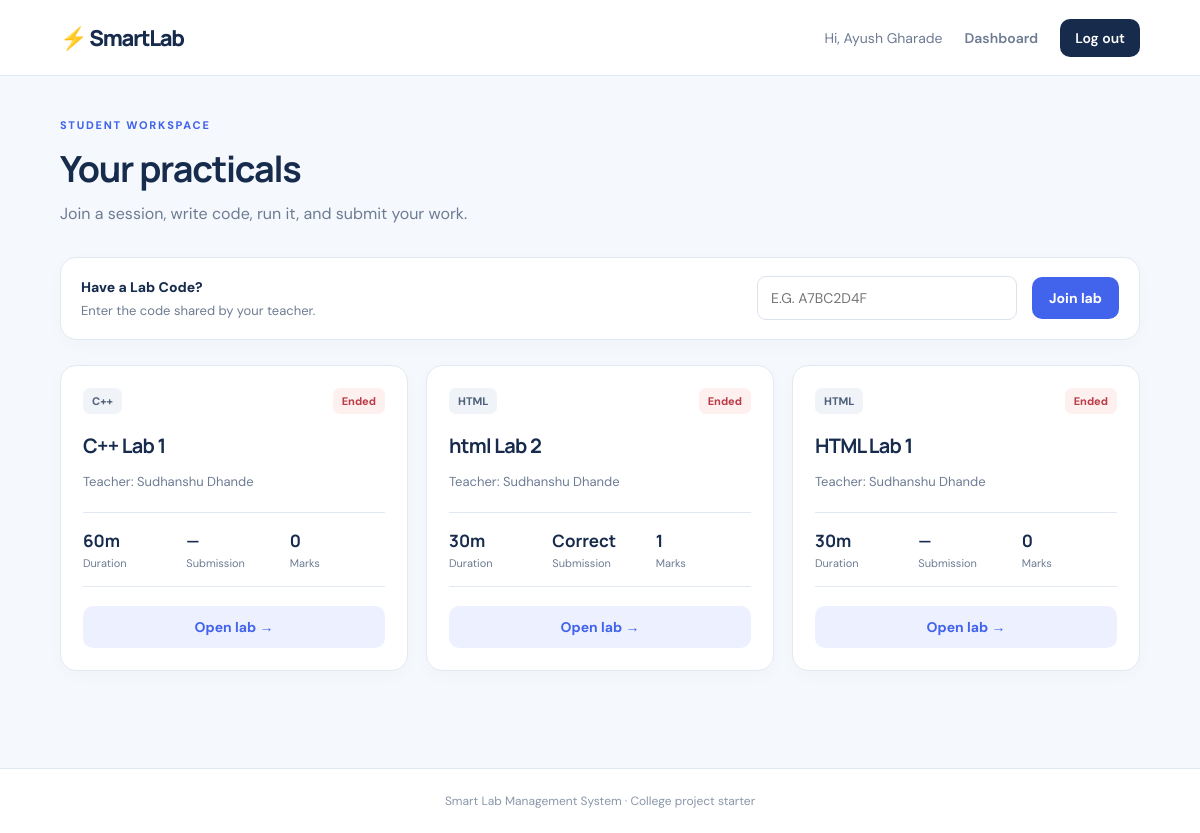
/student (signed in), run on the app's committed database.
### tables this page shows
CREATE TABLE labs (
            id INTEGER PRIMARY KEY AUTOINCREMENT,
            teacher_id INTEGER NOT NULL REFERENCES users(id),
            lab_code TEXT NOT NULL UNIQUE,
            name TEXT NOT NULL,
            language TEXT NOT NULL,
            duration_minutes INTEGER NOT NULL,
            created_at TEXT NOT NULL,
            ends_at TEXT NOT NULL,
            is_active INTEGER NOT NULL DEFAULT 1
        );

CREATE TABLE users (
            id INTEGER PRIMARY KEY AUTOINCREMENT,
            name TEXT NOT NULL,
            email TEXT NOT NULL UNIQUE,
            password_hash TEXT NOT NULL,
            role TEXT NOT NULL CHECK(role IN ('teacher','student')),
            teacher_code TEXT UNIQUE,
            teacher_id INTEGER REFERENCES users(id),
            created_at TEXT NOT NULL
        );

CREATE TABLE submissions (
            id INTEGER PRIMARY KEY AUTOINCREMENT,
            lab_id INTEGER NOT NULL REFERENCES labs(id),
            student_id INTEGER NOT NULL REFERENCES users(id),
            code TEXT NOT NULL,
            language TEXT NOT NULL,
            output TEXT NOT NULL DEFAULT '',
            run_success INTEGER NOT NULL DEFAULT 0,
            status TEXT NOT NULL DEFAULT 'Pending',
            marks INTEGER NOT NULL DEFAULT 0,
            teacher_feedback TEXT NOT NULL DEFAULT '',
            submitted_at TEXT NOT NULL,
            UNIQUE(lab_id, student_id)
        );

### app.py (the view)
@app.route("/student")
@login_required("student")
def student_dashboard():
    with get_db() as db:
        labs = db.execute("""
            SELECT l.*, u.name AS teacher_name,
            s.status AS submission_status, s.marks AS marks
            FROM labs l JOIN lab_students ls ON ls.lab_id=l.id
            JOIN users u ON u.id=l.teacher_id
            LEFT JOIN submissions s ON s.lab_id=l.id AND s.student_id=?
            WHERE ls.student_id=? ORDER BY l.id DESC
        """, (session["user_id"], session["user_id"])).fetchall()
    return render_template("student_dashboard.html", labs=labs, now=now())

### app.py (called while the page is built)
def get_db():
    conn = sqlite3.connect(DB_PATH)
    conn.row_factory = sqlite3.Row
    conn.execute("PRAGMA foreign_keys = ON")
    return conn

def now():
    return datetime.now()

def login_required(role=None):
    def decorator(fn):
        @wraps(fn)
        def wrapper(*args, **kwargs):
            if "user_id" not in session:
                flash("Please log in first.", "warning")
                return redirect(url_for("login"))
            if role and session.get("role") != role:
                abort(403)
            return fn(*args, **kwargs)
        return wrapper
    return decorator

### templates/student_dashboard.html (shortened to what this page needs)
{% extends "base.html" %}
{% block content %}
<div class="page-heading">
  <div><span class="eyebrow">STUDENT WORKSPACE</span><h1>Your practicals</h1><p>Join a session, write code, run it, and submit your work.</p></div>
</div>
<form method="post" action="{{ url_for('join_lab') }}" class="join-form panel">
  <div><label for="lab_code">Have a Lab Code?</label><p class="muted">Enter the code shared by your teacher.</p></div>
  <input id="lab_code" name="lab_code" required maxlength="8" placeholder="e.g. A7BC2D4F" autocomplete="off">
  <button class="button primary" type="submit">Join lab</button>
</form>
{% if labs %}
<div class="lab-grid">
{% for lab in labs %}
  <article class="panel lab-card">
    <div class="card-top"><span class="language-tag">{{ lab.language }}</span><span class="badge {{ 'active' if lab.is_active and now.isoformat() < lab.ends_at else 'closed' }}">{{ 'Active' if lab.is_active and now.isoformat() < lab.ends_at else 'Ended' }}</span></div>
    <h2>{{ lab.name }}</h2><p class="muted">Teacher: {{ lab.teacher_name }}</p>
    <div class="lab-metrics"><div><strong>{{ lab.duration_minutes }}m</strong><span>Duration</span></div><div><strong>{{ lab.submission_status or '—' }}</strong><span>Submission</span></div><div><strong>{{ lab.marks or 0 }}</strong><span>Marks</span></div></div>
    <a class="button secondary full" href="{{ url_for('student_lab', lab_id=lab.id) }}">Open lab →</a>
  </article>
{% endfor %}
</div>
{% else %}
<div class="empty-state panel"><div class="empty-icon">⌘</div><h2>No labs joined yet</h2><p>Enter the Lab Code your teacher shared above.</p></div>
{% endif %}
{% endblock %}

### templates/base.html (shortened to what this page needs)
<!doctype html>
<html lang="en">
<head>
  <link rel="stylesheet" href="{{ url_for('static', filename='style.css') }}">
</head>
<body>
<nav class="navbar">
  <a class="brand" href="{{ url_for('index') }}">⚡ SmartLab</a>
  <div class="navlinks">
    {% if session.get('user_id') %}
      <span class="welcome">Hi, {{ session.get('name') }}</span>
      <a href="{{ url_for('teacher_dashboard') if session.get('role') == 'teacher' else url_for('student_dashboard') }}">Dashboard</a>
      <a class="nav-button" href="{{ url_for('logout') }}">Log out</a>
    {% else %}
      <a href="{{ url_for('login') }}">Log in</a>
      <a class="nav-button" href="{{ url_for('register') }}">Register</a>
    {% endif %}
  </div>
</nav>
<main class="container">
  {% block content %}{% endblock %}
</main>
<footer>Smart Lab Management System · College project starter</footer>
</body>
</html>

### static/style.css (style rules this page uses)
:root { --ink:#172b4d;--muted:#6d7c93;--line:#e3e9f2;--paper:#f5f8fc;--blue:#4263eb;--blue-dark:#2949ce;--mint:#d9f7e8;--green:#13875e;--red:#c2414d;--shadow:0 12px 34px rgba(31,52,91,.07) }
* { box-sizing:border-box }
body { margin:0;background:var(--paper);color:var(--ink);font-family:'DM Sans',sans-serif;min-height:100vh }
h1,h2,h3,h4 { font-family:Manrope,sans-serif;letter-spacing:-.035em;margin-top:0 }
p { line-height:1.6 }
.navbar { height:76px;background:#fff;border-bottom:1px solid var(--line);display:flex;align-items:center;justify-content:space-between;padding:0 max(5vw,24px);gap:20px }
.brand { font-family:Manrope,sans-serif;font-weight:800;font-size:22px;letter-spacing:-.06em;color:var(--ink);text-decoration:none }
.brand:first-letter { color:var(--blue) }
.navlinks { display:flex;align-items:center;gap:22px }
.navlinks a { color:var(--muted);text-decoration:none;font-weight:600;font-size:14px }
.navlinks .nav-button { background:var(--ink);color:white;padding:10px 15px;border-radius:10px }
.welcome { color:var(--muted);font-size:14px }
.container { width:min(1120px,90%);margin:42px auto 80px;min-height:calc(100vh - 230px) }
footer { text-align:center;color:#8a96a9;font-size:12px;padding:24px;border-top:1px solid var(--line);background:#fff }
.eyebrow { font-size:11px;font-weight:800;letter-spacing:.16em;color:var(--blue);display:block;margin-bottom:12px }
.button { display:inline-flex;justify-content:center;align-items:center;gap:8px;border:0;border-radius:10px;padding:12px 17px;font:700 14px 'DM Sans',sans-serif;text-decoration:none;cursor:pointer;transition:transform .15s,background .15s }
.primary { background:var(--blue);color:white }
.secondary { background:#edf1ff;color:var(--blue) }
.full { width:100% }
.feature-card,.panel { background:#fff;border:1px solid var(--line);border-radius:16px;box-shadow:0 5px 18px rgba(31,52,91,.025) }
.form-panel input,.form-panel select,.join-form input,.grade-form input,.grade-form select { width:100%;border:1px solid #dce3ee;border-radius:9px;padding:12px 13px;background:#fff;font:14px 'DM Sans',sans-serif;color:var(--ink);outline:none }
.page-heading { display:flex;justify-content:space-between;align-items:center;gap:24px;margin-bottom:30px }
.page-heading h1 { font-size:36px;margin:0 0 8px }
.page-heading p { color:var(--muted);margin:0 }
.lab-grid { display:grid;grid-template-columns:repeat(3,1fr);gap:18px }
.lab-card { padding:22px }
.card-top { display:flex;align-items:center;justify-content:space-between;margin-bottom:18px }
.language-tag { font-size:11px;font-weight:800;color:#51617a;background:#f0f3f8;border-radius:7px;padding:6px 9px }
.badge { font-size:11px;font-weight:800;padding:6px 9px;border-radius:7px;background:#eef1f5;color:#65738a;white-space:nowrap }
.badge.closed,.badge.incorrect { background:#fff0f0;color:#ba3d48 }
.lab-card h2 { font-size:20px;margin:0 0 7px }
.muted { color:var(--muted);font-size:13px }
.lab-metrics { display:grid;grid-template-columns:repeat(3,1fr);border-top:1px solid var(--line);border-bottom:1px solid var(--line);padding:16px 0;margin:19px 0;gap:8px }
.lab-metrics div { display:grid;gap:4px }
.lab-metrics strong { font:700 17px Manrope;overflow-wrap:anywhere }
.lab-metrics span { font-size:11px;color:var(--muted) }
.join-form { display:grid;grid-template-columns:1fr minmax(180px,260px) auto;align-items:center;gap:15px;padding:18px 20px;margin-bottom:25px }
.join-form label { font-weight:800;font-size:14px }
.join-form p { margin:4px 0 0 }
.join-form input { text-transform:uppercase }

### data on the page
labs: language "C++", is_active+ends_at "Ended", name "C++ Lab 1", teacher_name "Sudhanshu Dhande", duration_minutes "60", submission_status "—", marks "0"
submissions: language "HTML", name "html Lab 2", teacher_name "Sudhanshu Dhande", duration_minutes "30", status "Correct", marks "1"
labs: is_active+ends_at "Ended"
labs: language "HTML", is_active "Ended", name "HTML Lab 1", teacher_name "Sudhanshu Dhande", duration_minutes "30", submission_status "—", is_active "0"

### other printed values
{{ session.get('name') }} "Ayush Gharade"
